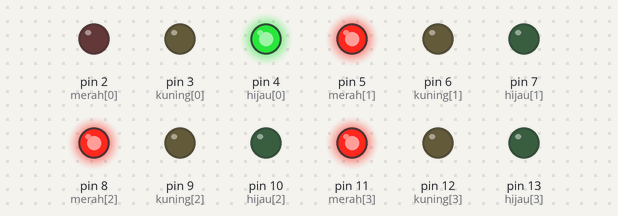
This sketch was run on a simulated Arduino Uno, built with avr-gcc and run on an emulated ATmega328P. Shown: output pins drawn as LEDs (lit = HIGH).

Above: at 0.1 s.
At 6.83 s:
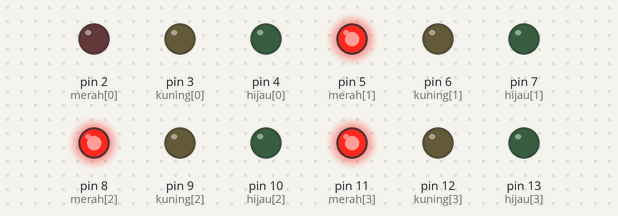
At 14.0 s:
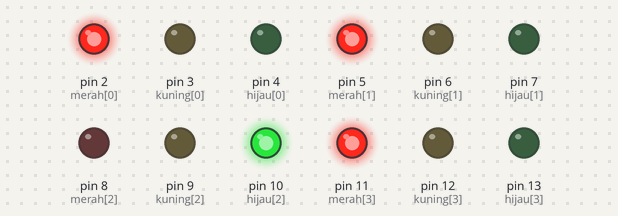
At 21.0 s:
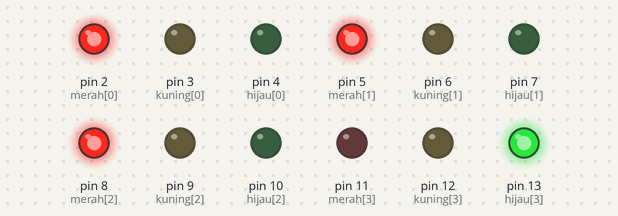
At 27.82 s:
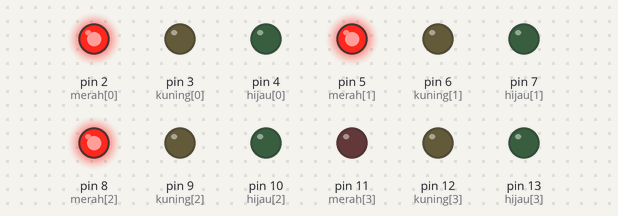
At 35.0 s:
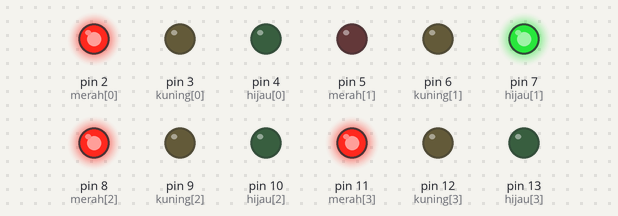
Timing chart, 0 to 40.0 s (numbered marks = the images above):
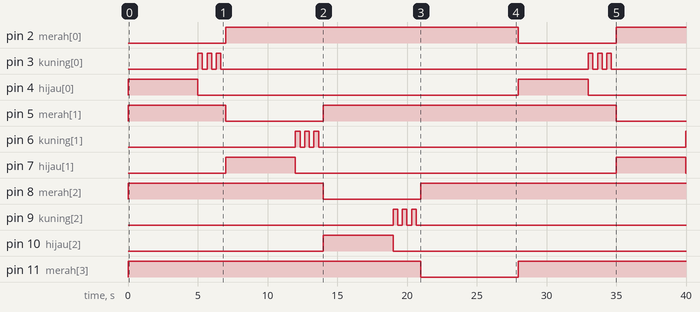

The sketch:

traffic_light.ino
```cpp
int merah[]  = {2, 5, 8, 11};
int kuning[] = {3, 6, 9, 12};
int hijau[]  = {4, 7, 10, 13};

void setup() {
  for (int i = 0; i < 4; i++) {
    pinMode(merah[i], OUTPUT);
    pinMode(kuning[i], OUTPUT);
    pinMode(hijau[i], OUTPUT);
  }
}

void loop() {
  for (int i = 0; i < 4; i++) {
    aktifkanSimpang(i);
  }
}


// SEMUA MERA
void setSemuaMerah() {
  for (int i = 0; i < 4; i++) {
    digitalWrite(merah[i], HIGH);
    digitalWrite(kuning[i], LOW);
    digitalWrite(hijau[i], LOW);
  }
}

// LOGIC PER SIMPANG
void aktifkanSimpang(int i) {

  // Default semua merah
  setSemuaMerah();

  // HIJAU 5 DETIK
  digitalWrite(merah[i], LOW);
  digitalWrite(hijau[i], HIGH);
  delay(5000);

  // KUNING KEDIP 3x (±2 detik)
  digitalWrite(hijau[i], LOW);

  for (int j = 0; j < 3; j++) {
    digitalWrite(kuning[i], HIGH);
    delay(333);
    digitalWrite(kuning[i], LOW);
    delay(333);
  }

  // BALIK MERAH LAGI
  digitalWrite(merah[i], HIGH);
}
```

Measured:
- by itself, pin 2 (merah[0]): LOW → HIGH at 7.0 s, → LOW 21.0 s later, → HIGH 7.0 s later
- by itself, pin 3 (kuning[0]): LOW → HIGH at 5.0 s, → LOW 0.33 s later, → HIGH 0.33 s later, → LOW 0.33 s later, … (12 changes in this stretch)
- by itself, pin 4 (hijau[0]), pin 7 (hijau[1]): alternates HIGH for 5.0 s and LOW for 23.0 s
- by itself, pin 5 (merah[1]): LOW → HIGH at 0.00 s, → LOW 7.0 s later, → HIGH 7.0 s later, → LOW 21.0 s later
- by itself, pin 6 (kuning[1]): LOW → HIGH at 12.0 s, → LOW 0.33 s later, → HIGH 0.33 s later, → LOW 0.33 s later, … (7 changes in this stretch)
- by itself, pin 8 (merah[2]): LOW → HIGH at 0.00 s, → LOW 14.0 s later, → HIGH 7.0 s later
- by itself, pin 9 (kuning[2]): LOW → HIGH at 19.0 s, → LOW 0.33 s later, → HIGH 0.33 s later, → LOW 0.33 s later, … (6 changes in this stretch)
- by itself, pin 10 (hijau[2]): LOW → HIGH at 14.0 s, → LOW 5.0 s later
